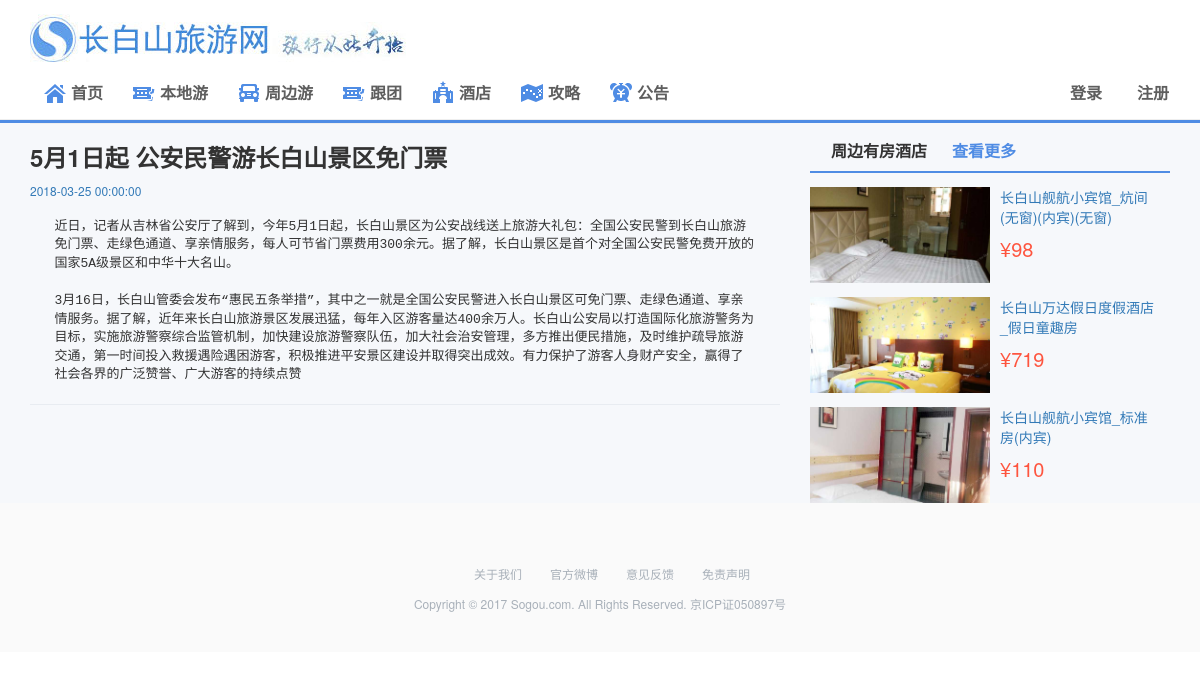
Page /news_detail.php?id=1 on the committed database.
### tables this page shows
CREATE TABLE `news` (
  `id` int(11) NOT NULL,
  `name` varchar(20) NOT NULL COMMENT '名称',
  `detail` text NOT NULL COMMENT '详情',
  `addtime` datetime NOT NULL COMMENT '修改时间'
);

CREATE TABLE `hotel` (
  `id` int(11) NOT NULL,
  `name` varchar(30) NOT NULL COMMENT '姓名',
  `img` varchar(30) NOT NULL COMMENT '首图',
  `price` int(11) NOT NULL COMMENT '价格',
  `addressd` varchar(50) NOT NULL,
  `detail` text NOT NULL COMMENT '详情',
  `addtime` datetime NOT NULL COMMENT '更新时间'
);

### news_detail.php (the view, shortened to what this page needs)
<?php include("conn.php") ?>
  <?php
$id = $_GET["id"];
$sql ="SELECT * FROM `news` WHERE id = '$id'";
$result = mysqli_query($conn,$sql);
if(mysqli_affected_rows($conn)==0) {
    header("Location: news.php"); exit;
}else{
    mysqli_data_seek($result,0);
    while ($row = mysqli_fetch_array($result)) {
        ?>
    <!DOCTYPE html>
    <html lang="zh-cn">
    <head>
      <?php include('header_meta.php'); ?>
        <link rel="stylesheet" type="text/css" href="css/main3.css" />
    </head>
    <body>
      <?php include('header.php'); ?>
        <div class="container-fluid bgcolor1">
          <div class="container">
            <div class="row clearfix">
              <div class="col-md-8 column">
                <hr class="margin4">
                  <h3><b><?=$row['name']?></b></h3>
                  <p>
                    <a href="#" class="font1">
                      <?=$row['addtime']?>
                    </a>
                  </p>
                  <div class="col-md-12 description">
                    <pre><?=$row['detail']?></pre>
                  </div>
              </div>
              <div class="col-md-4">
                <?php include('recom_hotel.php'); ?>
              </div>
            </div>
          </div>
        </div>
        <?php include("footer.php") ?>
          <?php
    }
}
?>

### header.php (shortened to what this page needs)
<div class="container">
  <div class="row clearfix">
    <div class="col-md-12 column padding3 hidden1">
      <img src="image/logo.jpg" class="img-responsive">
    </div>
    <div class="col-md-12 column padding4">
      <nav class="navbar navbar-default margin1" role="navigation">
        <div class="collapse navbar-collapse padding1" id="bs-example-navbar-collapse-1">
          <ul class="nav navbar-nav">
            <li>
               <a href="index.php" class="ce">
                    <span class="cf home">
                        <i class="icon_pub icon"></i>
                        <strong>首页</strong>
                    </span>
                </a>
            </li>
            <li>
               <a href="sight.php?type=local" class="ce ">
                    <span class="cf ticket">
                        <i class="icon_pub icon"></i>
                        <strong>本地游</strong>
                    </span>
                </a>
            </li>
            <li>
                <a href="sight.php?type=around" class="ce">
                    <span class="cf zuche">
                        <i class="icon_pub icon"></i>
                        <strong>周边游</strong>
                    </span>
                </a>
            </li>
            <li>
                <a href="groupt.php" class="ce">
                    <span class="cf ticket">
                        <i class="icon_pub icon"></i>
                        <strong>跟团</strong>
                    </span>
                </a>
            </li>
            <li>
               <a href="hotel.php" class="ce  cur">
                    <span class="cf hotel">
                        <i class="icon_pub icon"></i>
                        <strong>酒店</strong>
                    </span>
                </a>
            </li>
            <li>
               <a href="strategy.php" class="ce ">
                    <span class="cf guide">
                        <i class="icon_pub icon"></i>
                        <strong>攻略</strong>
                    </span>
                </a>
            </li>
            <li>
               <a href="news.php" class="ce ">
                    <span class="cf special">
                        <i class="icon_pub icon"></i>
                        <strong>公告</strong>
                    </span>
                </a>
            </li>
          </ul>
        <ul class="nav navbar-nav navbar-right">
        <?php
            if(!isset($_SESSION['username'])){
                echo'<li>
                <a href="login.php" class="ce ">
                    <span class="cf">
                        <strong>登录</strong>
                    </span>
                </a>
              </li>
              <li>
                 <a href="register.php" class="ce ">
                    <span class="cf">
                        <strong>注册</strong>
                    </span>
                </a>
              </li>';
            }
        ?>
      </ul>
        </div>
      </nav>
    </div>
  </div>
</div>
<hr class="hr1">

### recom_hotel.php (shortened to what this page needs)
<div class="col-md-12 mainpart4">
  <a href="#" class="a2"><b>周边有房酒店</b></a>
  <a href="hotel.php" id="youfang" class="a3"><b>查看更多</b></a>
</div>
<?php
    $re_sql = "SELECT * FROM `hotel` ORDER BY rand() LIMIT 3";
    $re_result = mysqli_query($conn,$re_sql);
    if(mysqli_affected_rows($conn)>0) {
        mysqli_data_seek($re_result,0);
        while ($re_row = mysqli_fetch_array($re_result)) {
            ?>
<div class="col-md-12 padding1 padding3">
  <div class="col-md-6 padding1">
  <a href="hotel_detail.php?id=<?=$re_row['id']?>"><img src="image/hotel_<?=$re_row['id']?>.jpg" class="img-responsive">
  </div>
  <div class="col-md-6 padding1">
    <p class="zhoubian"><?=$re_row['name']?></p>
    <p class="font4 zhoubian">¥<?=$re_row['price']?></p>
  </div>
</div>
<?php
    }
}else{
    echo "<div class='col-md-12 text-center'>尚无数据</div>";
}
?>

### footer.php (shortened to what this page needs)
<div class="container-fluid footer">
  <div class="row clearfix">
    <div class="col-md-12 column" align="center">
      <a href="#">关于我们</a>
      <a href="#">官方微博</a>
      <a href="#">意见反馈</a>
      <a href="#">免责声明</a>
      <p>Copyright © 2017 Sogou.com. All Rights Reserved. 京ICP证050897号</p>
    </div>
  </div>
</div>
</body>
</html>

### css/main3.css (style rules this page uses)
body { background-color: #ffffff; }
@media (min-width: 768px) { .container { width: 738px; } }
@media (min-width: 992px) { .container { width: 960px; } }
@media (min-width: 1200px) { .container { width: 1170px; } }
p { margin: 0px 0 8px; }
a { text-decoration:none !important; }
.nav>li>a { position: relative; display: block; padding: 10px 0px; }
.navbar-default .navbar-collapse, .navbar-default .navbar-form { border: none; }
.navbar-default { background-color: #ffffff; border: none; }
.hr1 { border-bottom: 3px solid #4f8ce4; margin-top: 0px; margin-bottom: 0px; }
.padding1 { padding-right: 0px; padding-left: 0px; }
.padding3 { padding-top:14px; }
.padding4 { padding-top:5px; }
.margin1 { margin-bottom:0px; }
.margin4 { margin-bottom:0px; margin-top: 0px; }
.bgcolor1 { background: #f6f8fb; }
.font1 { font-size: 12px; }
.font4 { color: #FE553F; font-size: 20px !important; }
.zhoubian { font-size: 14px; padding-left: 10px; padding-right: 10px; }
.mainpart4 { border-bottom: 2px solid #4f8ce4; padding-top: 8px; padding-right: 0px; padding-left: 0px; }
.description { border-bottom: 1px solid #e8ecf1; }
.a2 { color: #333; padding: 0 21px; height: 40px; font-size: 16px; display: inline-block; line-height: 40px; text-decoration:none; }
.a3 { color: #4f8ce4; padding: 0 21px 0 0px; height: 40px; font-size: 16px; display: inline-block; line-height: 40px; text-decoration:none; }
pre { white-space:pre-wrap; white-space:-moz-pre-wrap; white-space:-pre-wrap; white-space:-o-pre-wrap; word-wrap:break-word; background-color: transparent; border: transparent; }
.footer { background-color: #fafafa; padding-top: 20px; padding-bottom: 20px; }
.footer a { color: #a8b0b9; padding-left:12px; padding-right:12px; font-size:12px; }
.footer p { color: #a8b0b9; padding:12px; font-size:12px; }

### rows in the picture
news: name "5月1日起 公安民警游长白山景区免门票", addtime "2018-03-25 00:00:00", detail "近日，记者从吉林省公安厅了解到，今年5月1日起，长白山景区为公安战线送上旅游大礼包：全国公安民警到长白山旅游免门票、走绿色通道、享亲情服务，每人可节省门票费用300余元。据了解，长白山景区是首个对全国公安民警免费开放的国家5A级景区和中华十大名山。 3月16日，长白山管委会发布“惠民五条举措”，其中之一就是全国公安民警进入长白山景区可免门票、走绿色通道、享亲情服务。据了解，近年来长白山旅游景区发展迅猛，每年入区游客量达400余万人。长白山公安局以打造国际化旅游警务为目标，实施旅游警察综合监管机制，加快建设旅游警察队伍，加大社会治安管理，多方推出便民措施，及时维护疏导旅游交通，第一时间投入救援遇险遇困游客，积极推进平安景区建设并取得突出成效。有力保护了游客人身财产安全，赢得了社会各界的广泛赞誉、广大游客的持续点赞"
hotel: shows a picture, name "长白山舰航小宾馆_炕间(无窗)(内宾)(无窗)", price "98"
hotel: shows a picture, name "长白山万达假日度假酒店_假日童趣房", price "719"
hotel: shows a picture, name "长白山舰航小宾馆_标准房(内宾)", price "110"
